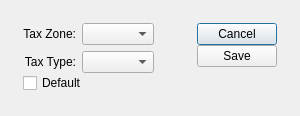
<?xml version="1.0" encoding="UTF-8"?>
<ui version="4.0">
 <comment>This file is part of the xTuple ERP: PostBooks Edition, a free and
open source Enterprise Resource Planning software suite,
Copyright (c) 1999-2014 by OpenMFG LLC, d/b/a xTuple.
It is licensed to you under the Common Public Attribution License
version 1.0, the full text of which (including xTuple-specific Exhibits)
is available at www.xtuple.com/CPAL.  By using this software, you agree
to be bound by its terms.</comment>
 <class>itemtax</class>
 <widget class="QDialog" name="itemtax">
  <property name="geometry">
   <rect>
    <x>0</x>
    <y>0</y>
    <width>300</width>
    <height>116</height>
   </rect>
  </property>
  <property name="windowTitle">
   <string>Item Tax</string>
  </property>
  <layout class="QGridLayout" name="gridLayout_2">
   <item row="0" column="0">
    <layout class="QGridLayout" name="gridLayout">
     <property name="leftMargin">
      <number>12</number>
     </property>
     <property name="topMargin">
      <number>12</number>
     </property>
     <property name="rightMargin">
      <number>12</number>
     </property>
     <property name="bottomMargin">
      <number>12</number>
     </property>
     <property name="spacing">
      <number>12</number>
     </property>
     <item row="0" column="0">
      <layout class="QVBoxLayout">
       <property name="spacing">
        <number>0</number>
       </property>
       <property name="leftMargin">
        <number>0</number>
       </property>
       <property name="topMargin">
        <number>0</number>
       </property>
       <property name="rightMargin">
        <number>0</number>
       </property>
       <property name="bottomMargin">
        <number>0</number>
       </property>
       <item>
        <layout class="QGridLayout">
         <property name="leftMargin">
          <number>0</number>
         </property>
         <property name="topMargin">
          <number>0</number>
         </property>
         <property name="rightMargin">
          <number>0</number>
         </property>
         <property name="bottomMargin">
          <number>0</number>
         </property>
         <property name="spacing">
          <number>6</number>
         </property>
         <item row="1" column="0">
          <widget class="QLabel" name="_taxtypeLit">
           <property name="text">
            <string>Tax Type:</string>
           </property>
           <property name="alignment">
            <set>Qt::AlignRight|Qt::AlignTrailing|Qt::AlignVCenter</set>
           </property>
           <property name="buddy">
            <cstring>_taxtype</cstring>
           </property>
          </widget>
         </item>
         <item row="0" column="0">
          <widget class="QLabel" name="_taxauthLit">
           <property name="text">
            <string>Tax Zone:</string>
           </property>
           <property name="alignment">
            <set>Qt::AlignRight|Qt::AlignTrailing|Qt::AlignVCenter</set>
           </property>
           <property name="buddy">
            <cstring>_taxzone</cstring>
           </property>
          </widget>
         </item>
         <item row="0" column="1">
          <widget class="XComboBox" name="_taxzone">
           <property name="allowNull">
            <bool>true</bool>
           </property>
           <property name="nullStr">
            <string>Any</string>
           </property>
           <property name="type">
            <enum>XComboBox::TaxZones</enum>
           </property>
          </widget>
         </item>
         <item row="1" column="1">
          <widget class="XComboBox" name="_taxtype">
           <property name="type">
            <enum>XComboBox::TaxTypes</enum>
           </property>
          </widget>
         </item>
        </layout>
       </item>
       <item>
        <widget class="XCheckBox" name="_default">
         <property name="text">
          <string>Default</string>
         </property>
        </widget>
       </item>
       <item>
        <spacer>
         <property name="orientation">
          <enum>Qt::Vertical</enum>
         </property>
         <property name="sizeHint" stdset="0">
          <size>
           <width>20</width>
           <height>0</height>
          </size>
         </property>
        </spacer>
       </item>
      </layout>
     </item>
     <item row="0" column="1">
      <spacer>
       <property name="orientation">
        <enum>Qt::Horizontal</enum>
       </property>
       <property name="sizeType">
        <enum>QSizePolicy::MinimumExpanding</enum>
       </property>
       <property name="sizeHint" stdset="0">
        <size>
         <width>0</width>
         <height>20</height>
        </size>
       </property>
      </spacer>
     </item>
     <item row="0" column="2">
      <layout class="QVBoxLayout">
       <property name="spacing">
        <number>0</number>
       </property>
       <property name="leftMargin">
        <number>0</number>
       </property>
       <property name="topMargin">
        <number>0</number>
       </property>
       <property name="rightMargin">
        <number>0</number>
       </property>
       <property name="bottomMargin">
        <number>0</number>
       </property>
       <item>
        <layout class="QVBoxLayout">
         <property name="spacing">
          <number>0</number>
         </property>
         <property name="leftMargin">
          <number>0</number>
         </property>
         <property name="topMargin">
          <number>0</number>
         </property>
         <property name="rightMargin">
          <number>0</number>
         </property>
         <property name="bottomMargin">
          <number>0</number>
         </property>
         <item>
          <widget class="QPushButton" name="_cancel">
           <property name="text">
            <string>Cancel</string>
           </property>
          </widget>
         </item>
         <item>
          <widget class="QPushButton" name="_save">
           <property name="text">
            <string>Save</string>
           </property>
          </widget>
         </item>
        </layout>
       </item>
       <item>
        <spacer>
         <property name="orientation">
          <enum>Qt::Vertical</enum>
         </property>
         <property name="sizeHint" stdset="0">
          <size>
           <width>20</width>
           <height>0</height>
          </size>
         </property>
        </spacer>
       </item>
      </layout>
     </item>
    </layout>
   </item>
  </layout>
 </widget>
 <customwidgets>
  <customwidget>
   <class>XCheckBox</class>
   <extends>QCheckBox</extends>
   <header>xcheckbox.h</header>
  </customwidget>
  <customwidget>
   <class>XComboBox</class>
   <extends>QComboBox</extends>
   <header>xcombobox.h</header>
  </customwidget>
 </customwidgets>
 <tabstops>
  <tabstop>_taxzone</tabstop>
  <tabstop>_taxtype</tabstop>
  <tabstop>_save</tabstop>
  <tabstop>_cancel</tabstop>
 </tabstops>
 <resources/>
 <connections>
  <connection>
   <sender>_cancel</sender>
   <signal>clicked()</signal>
   <receiver>itemtax</receiver>
   <slot>reject()</slot>
   <hints>
    <hint type="sourcelabel">
     <x>324</x>
     <y>18</y>
    </hint>
    <hint type="destinationlabel">
     <x>286</x>
     <y>18</y>
    </hint>
   </hints>
  </connection>
 </connections>
</ui>
